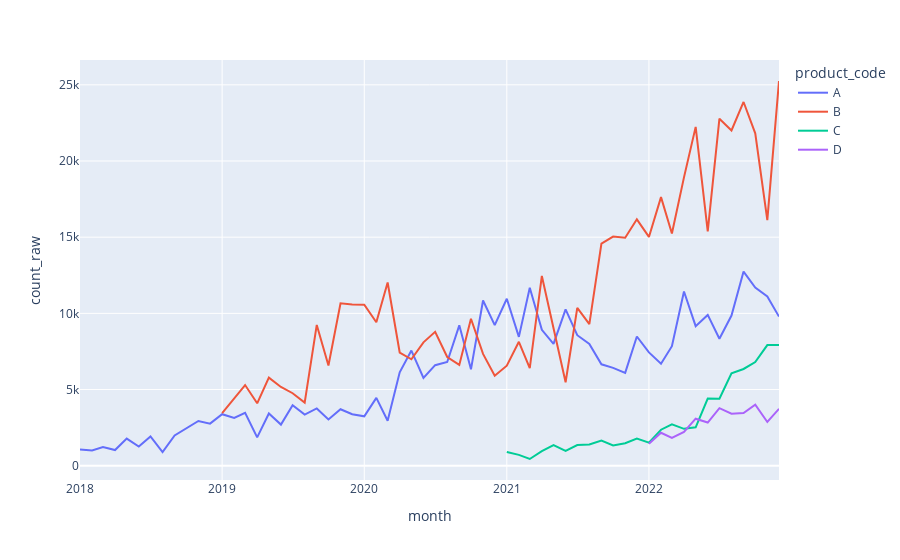

The cell this chart's notebook holds for it:
### Code cell
px.line(production, x='month', y='count_raw', color='product_code')

### Figure 1 — Plotly figure (JSON) as saved in the notebook; plotly's stock layout.template omitted (floating-point values rounded to 4 significant figures)
{"data": [{"hovertemplate": "product_code=A<br>month=%{x}<br>count_raw=%{y}<extra></extra>", "legendgroup": "A", "line": {"color": "#636efa", "dash": "solid"}, "marker": {"symbol": "circle"}, "mode": "lines", "name": "A", "orientation": "v", "showlegend": true, "type": "scatter", "x": ["2018-01-01", "2018-02-01", "2018-03-01", "2018-04-01", "2018-05-01", "2018-06-01", "2018-07-01", "2018-08-01", "2018-09-01", "2018-10-01", "2018-11-01", "2018-12-01", "2019-01-01", "2019-02-01", "2019-03-01", "2019-04-01", "2019-05-01", "2019-06-01", "2019-07-01", "2019-08-01", "2019-09-01", "2019-10-01", "2019-11-01", "2019-12-01", "2020-01-01", "2020-02-01", "2020-03-01", "2020-04-01", "2020-05-01", "2020-06-01", "2020-07-01", "2020-08-01", "2020-09-01", "2020-10-01", "2020-11-01", "2020-12-01", "2021-01-01", "2021-02-01", "2021-03-01", "2021-04-01", "2021-05-01", "2021-06-01", "2021-07-01", "2021-08-01", "2021-09-01", "2021-10-01", "2021-11-01", "2021-12-01", "2022-01-01", "2022-02-01", "2022-03-01", "2022-04-01", "2022-05-01", "2022-06-01", "2022-07-01", "2022-08-01", "2022-09-01", "2022-10-01", "2022-11-01", "2022-12-01"], "xaxis": "x", "y": [1057, 997, 1219, 1029, 1783, 1262, 1918, 890, 1984, 2427, 2936, 2763, 3379, 3139, 3469, 1862, 3428, 2698, 3972, 3353, 3760, 3035, 3707, 3375, 3242, 4451, 2947, 6133, 7556, 5762, 6599, 6811, 9212, 6326, 10842, 9229, 10957, 8458, 11682, 8917, 8000, 10266, 8567, 7986, 6656, 6420, 6092, 8480, 7434, 6695, 7844, 11438, 9159, 9898, 8330, 9855, 12741, 11692, 11107, 9786], "yaxis": "y"}, {"hovertemplate": "product_code=B<br>month=%{x}<br>count_raw=%{y}<extra></extra>", "legendgroup": "B", "line": {"color": "#EF553B", "dash": "solid"}, "marker": {"symbol": "circle"}, "mode": "lines", "name": "B", "orientation": "v", "showlegend": true, "type": "scatter", "x": ["2019-01-01", "2019-02-01", "2019-03-01", "2019-04-01", "2019-05-01", "2019-06-01", "2019-07-01", "2019-08-01", "2019-09-01", "2019-10-01", "2019-11-01", "2019-12-01", "2020-01-01", "2020-02-01", "2020-03-01", "2020-04-01", "2020-05-01", "2020-06-01", "2020-07-01", "2020-08-01", "2020-09-01", "2020-10-01", "2020-11-01", "2020-12-01", "2021-01-01", "2021-02-01", "2021-03-01", "2021-04-01", "2021-05-01", "2021-06-01", "2021-07-01", "2021-08-01", "2021-09-01", "2021-10-01", "2021-11-01", "2021-12-01", "2022-01-01", "2022-02-01", "2022-03-01", "2022-04-01", "2022-05-01", "2022-06-01", "2022-07-01", "2022-08-01", "2022-09-01", "2022-10-01", "2022-11-01", "2022-12-01"], "xaxis": "x", "y": [3448, 4426, 5293, 4096, 5780, 5168, 4757, 4144, 9238, 6581, 10659, 10587, 10571, 9419, 12026, 7429, 6987, 8097, 8784, 7135, 6614, 9649, 7340, 5902, 6567, 8133, 6406, 12455, 8918, 5477, 10356, 9291, 14574, 15039, 14959, 16172, 15017, 17631, 15244, 18925, 22241, 15385, 22776, 22002, 23875, 21818, 16122, 25252], "yaxis": "y"}, {"hovertemplate": "product_code=C<br>month=%{x}<br>count_raw=%{y}<extra></extra>", "legendgroup": "C", "line": {"color": "#00cc96", "dash": "solid"}, "marker": {"symbol": "circle"}, "mode": "lines", "name": "C", "orientation": "v", "showlegend": true, "type": "scatter", "x": ["2021-01-01", "2021-02-01", "2021-03-01", "2021-04-01", "2021-05-01", "2021-06-01", "2021-07-01", "2021-08-01", "2021-09-01", "2021-10-01", "2021-11-01", "2021-12-01", "2022-01-01", "2022-02-01", "2022-03-01", "2022-04-01", "2022-05-01", "2022-06-01", "2022-07-01", "2022-08-01", "2022-09-01", "2022-10-01", "2022-11-01", "2022-12-01"], "xaxis": "x", "y": [904, 712, 440, 951, 1357, 975, 1358, 1388, 1655, 1333, 1480, 1781, 1516, 2361, 2720, 2419, 2522, 4408, 4401, 6060, 6349, 6801, 7916, 7916], "yaxis": "y"}, {"hovertemplate": "product_code=D<br>month=%{x}<br>count_raw=%{y}<extra></extra>", "legendgroup": "D", "line": {"color": "#ab63fa", "dash": "solid"}, "marker": {"symbol": "circle"}, "mode": "lines", "name": "D", "orientation": "v", "showlegend": true, "type": "scatter", "x": ["2022-01-01", "2022-02-01", "2022-03-01", "2022-04-01", "2022-05-01", "2022-06-01", "2022-07-01", "2022-08-01", "2022-09-01", "2022-10-01", "2022-11-01", "2022-12-01"], "xaxis": "x", "y": [1438, 2161, 1820, 2219, 3085, 2833, 3777, 3418, 3460, 4003, 2870, 3736], "yaxis": "y"}], "layout": {"legend": {"title": {"text": "product_code"}, "tracegroupgap": 0}, "margin": {"t": 60}, "xaxis": {"anchor": "y", "domain": [0, 1], "title": {"text": "month"}}, "yaxis": {"anchor": "x", "domain": [0, 1], "title": {"text": "count_raw"}}}}
